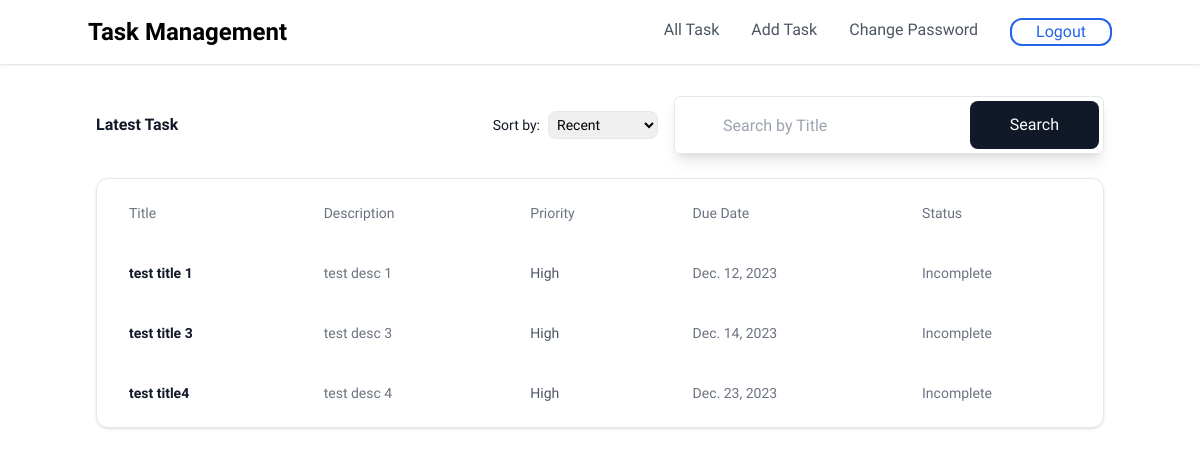
/ (signed in), run on an earlier commit of the app's database.
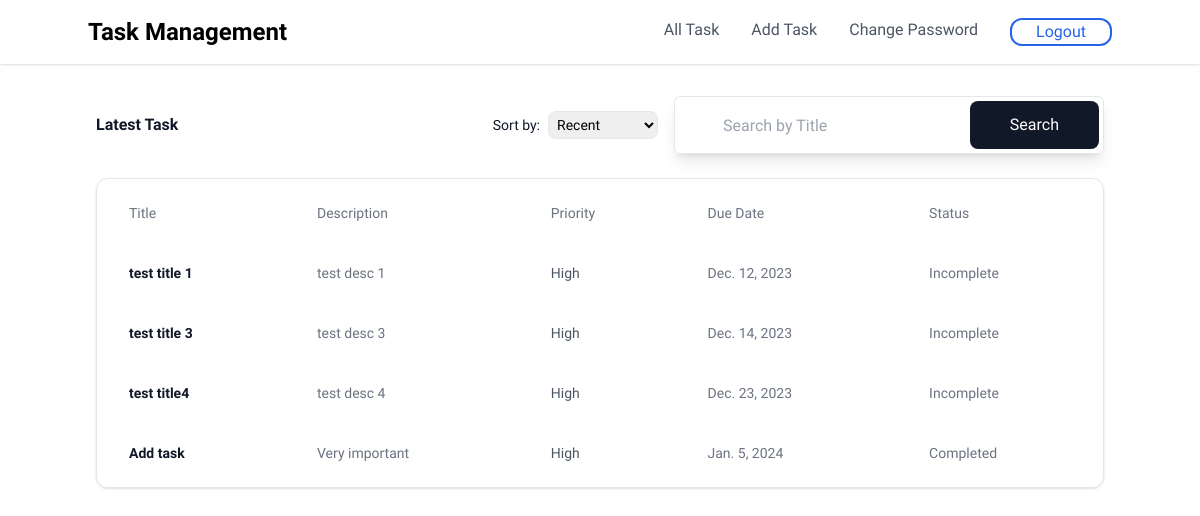
And on a later commit of the database.
### task/models.py (models this page shows, shortened)
class Task(models.Model):
    user = models.ForeignKey(User, on_delete=models.CASCADE)
    title = models.CharField(max_length=255)
    description = models.TextField()
    due_date = models.DateField()
    priority = models.CharField(max_length=30, choices=PRIORITY)
    mark_as_completed = models.BooleanField(default=False)
    created_at = models.DateTimeField(auto_now_add=True)
    updated_at = models.DateTimeField(auto_now=True)

### task/views.py (the view)
# urls.py: path("", index, name="home"),
@login_required
def index(request):
    params = request.GET.get("search")
    if params:
        tasks = Task.objects.prefetch_related("images").filter(
            user=request.user, title__contains=params
        )
    else:
        tasks = Task.objects.prefetch_related("images").filter(user=request.user)
    return render(request, "all_task.html", {"tasks": tasks})

### templates/all_task.html (shortened to what this page needs)
{% extends 'base.html' %}
{% block content %}
<div class="w-screen">
    <div class="mx-auto mt-8 max-w-screen-lg px-2">
        <div class="sm:flex sm:items-center sm:justify-between flex-col sm:flex-row">
            <p class="flex-1 text-base font-bold text-gray-900">Latest Task</p>
            <div class="mt-4 sm:mt-0">
                <div class="flex items-center justify-start sm:justify-end">
                    <div class="flex items-center">
                        <label for="" class="mr-2 flex-shrink-0 text-sm font-medium text-gray-900"> Sort by: </label>
                        <select name=""
                            class="sm: mr-4 block w-full whitespace-pre rounded-lg border p-1 pr-10 text-base outline-none focus:shadow sm:text-sm">
                            <option class="whitespace-no-wrap text-sm">Recent</option>
                        </select>
                    </div>
                    <div>
                        <form
                            class="relative mx-auto flex w-full max-w-2xl items-center justify-between rounded-md border shadow-lg">
                            <input type="name" name="search"
                                class="h-14 w-full rounded-md py-4 pr-40 pl-12 outline-none focus:ring-2"
                                placeholder="Search by Title" />
                            <button type="submit"
                                class="absolute right-0 mr-1 inline-flex h-12 items-center justify-center rounded-lg bg-gray-900 px-10 font-medium text-white focus:ring-4 hover:bg-gray-700">Search</button>
                        </form>
                    </div>
                </div>
            </div>
        </div>
        <div class="mt-6 overflow-hidden rounded-xl border shadow">
            <table class="min-w-full border-separate border-spacing-y-2 border-spacing-x-2">
                <thead class="hidden border-b lg:table-header-group">
                    <tr class="">
                        <td class="whitespace-normal py-4 text-sm font-medium text-gray-500 sm:px-6">Title
                        </td>
                        <td class="whitespace-normal py-4 text-sm font-medium text-gray-500 sm:px-6">Description</td>
                        <td class="whitespace-normal py-4 text-sm font-medium text-gray-500 sm:px-6">Priority</td>
                        <td class="whitespace-normal py-4 text-sm font-medium text-gray-500 sm:px-6">Due Date</td>
                        <td class="whitespace-normal py-4 text-sm font-medium text-gray-500 sm:px-6">Status</td>
                    </tr>
                </thead>
                <tbody class="lg:border-gray-300">
                    {% for task in tasks %}
                    <tr class="">
                        <td class="whitespace-no-wrap py-4 text-sm font-bold text-gray-900 sm:px-6">
                            <a href="{% url 'view_task' task.id %}">{{task.title}}</a>
                        </td>
                        <td
                            class="whitespace-no-wrap hidden py-4 text-sm font-normal text-gray-500 sm:px-6 lg:table-cell">
                            {{task.description}}</td>
                        <td class="whitespace-no-wrap py-4 px-6 text-right text-sm text-gray-600 lg:text-left">
                            {{task.priority|capfirst}}
                        </td>
                        <td
                            class="whitespace-no-wrap hidden py-4 text-sm font-normal text-gray-500 sm:px-6 lg:table-cell">
                            {{task.due_date}}
                        </td>
                        <td
                            class="whitespace-no-wrap hidden py-4 text-sm font-normal text-gray-500 sm:px-6 lg:table-cell">
                            {% if task.mark_as_completed %}
                            Completed
                            {% else %}
                            Incomplete
                            {% endif %}
                        </td>
                    </tr>
                    {% endfor %}
                </tbody>
            </table>
        </div>
    </div>
</div>
{% endblock %}

### templates/Base.html (shortened to what this page needs)
<!doctype html>
<html>
<head>
    <script src="https://cdn.tailwindcss.com"></script>
</head>
<body>
    {% include 'navbar.html' %}
    {% block content %}{% endblock %}
</body>
</html>

### templates/navbar.html (shortened to what this page needs)
<header class="mb-2 px-4 shadow">
    <div class="relative mx-auto flex max-w-screen-lg flex-col py-4 sm:flex-row sm:items-center sm:justify-between">
        <a class="flex items-center text-2xl font-black" href="/">
            Task Management
        </a>
        <nav aria-label="Header Navigation" class="peer-checked:block hidden pl-2 py-6 sm:block sm:py-0">
            <ul class="flex flex-col gap-y-4 sm:flex-row sm:gap-x-8">
                <li class=""><a class="text-gray-600 hover:text-blue-600" href="{% url 'home' %}">All Task</a></li>
                <li class=""><a class="text-gray-600 hover:text-blue-600" href="{% url 'add_task' %}">Add Task</a></li>
                <li class=""><a class="text-gray-600 hover:text-blue-600" href="{% url 'change_password' %}">Change
                        Password</a></li>
                {% if user.is_authenticated %}
                <form action="{% url 'user_logout' %}" method="post">
                    <li class="mt-2 sm:mt-0"><button
                            class="rounded-xl border-2 border-blue-600 px-6  font-medium text-blue-600 hover:bg-blue-600 hover:text-white"
                            href="#">Logout</button></li>
                </form>
                {% else %}
                <li class="mt-2 sm:mt-0"><a
                        class="rounded-xl border-2 border-blue-600 px-6 py-2 font-medium text-blue-600 hover:bg-blue-600 hover:text-white"
                        href="#">Login</a></li>
                {% endif %}
            </ul>
        </nav>
    </div>
</header>

### templates/all_task.html (style rules this page uses)
* { font-family: 'Source Sans Pro'; }

What changed in the data, as far as the page shows it:
added Task: title "Add task", description "Very important", priority "High", due_date "Jan. 5, 2024", mark_as_completed "Completed"
